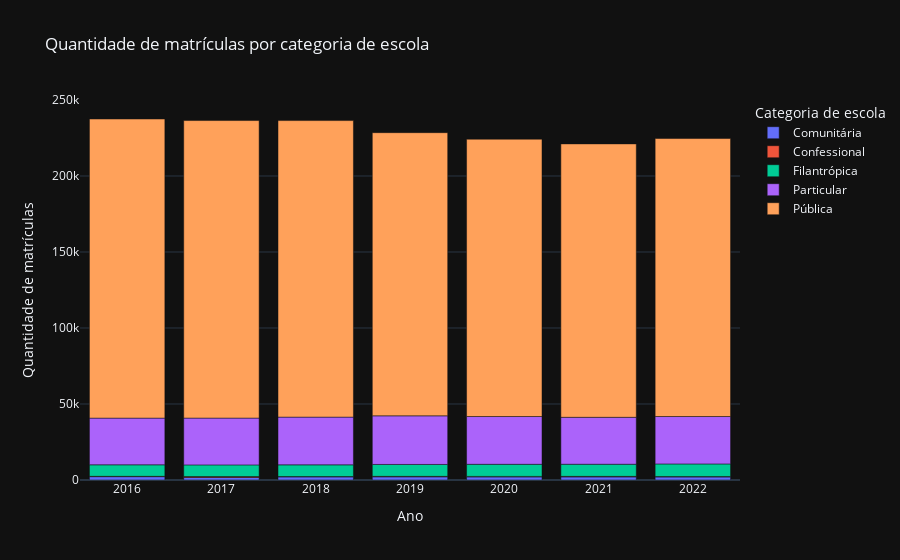

Here is the notebook cell this chart was saved with:
### Code cell
fig, df = get_plot_quantidade_matriculas("Categoria de escola")
fig

### Figure 1 — Plotly figure (JSON) as saved in the notebook; plotly's stock layout.template omitted (floating-point values rounded to 4 significant figures)
{"data": [{"alignmentgroup": "True", "hovertemplate": "Categoria de escola=Comunitária<br>Ano=%{x}<br>Quantidade de matrículas=%{y}<extra></extra>", "legendgroup": "Comunitária", "marker": {"color": "#636efa", "pattern": {"shape": ""}}, "name": "Comunitária", "offsetgroup": "Comunitária", "orientation": "v", "showlegend": true, "textposition": "auto", "x": [2016, 2017, 2018, 2019, 2020, 2021, 2022], "xaxis": "x", "y": [2205, 1662, 2066, 2097, 2046, 2067, 2004], "yaxis": "y", "type": "bar"}, {"alignmentgroup": "True", "hovertemplate": "Categoria de escola=Confessional<br>Ano=%{x}<br>Quantidade de matrículas=%{y}<extra></extra>", "legendgroup": "Confessional", "marker": {"color": "#EF553B", "pattern": {"shape": ""}}, "name": "Confessional", "offsetgroup": "Confessional", "orientation": "v", "showlegend": true, "textposition": "auto", "x": [2016, 2017, 2018, 2019, 2020, 2021, 2022], "xaxis": "x", "y": [217, 612, 243, 304, 323, 325, 321], "yaxis": "y", "type": "bar"}, {"alignmentgroup": "True", "hovertemplate": "Categoria de escola=Filantrópica<br>Ano=%{x}<br>Quantidade de matrículas=%{y}<extra></extra>", "legendgroup": "Filantrópica", "marker": {"color": "#00cc96", "pattern": {"shape": ""}}, "name": "Filantrópica", "offsetgroup": "Filantrópica", "orientation": "v", "showlegend": true, "textposition": "auto", "x": [2016, 2017, 2018, 2019, 2020, 2021, 2022], "xaxis": "x", "y": [7581, 7670, 7668, 7837, 7965, 7993, 8260], "yaxis": "y", "type": "bar"}, {"alignmentgroup": "True", "hovertemplate": "Categoria de escola=Particular<br>Ano=%{x}<br>Quantidade de matrículas=%{y}<extra></extra>", "legendgroup": "Particular", "marker": {"color": "#ab63fa", "pattern": {"shape": ""}}, "name": "Particular", "offsetgroup": "Particular", "orientation": "v", "showlegend": true, "textposition": "auto", "x": [2016, 2017, 2018, 2019, 2020, 2021, 2022], "xaxis": "x", "y": [30713, 30791, 31396, 31988, 31429, 30869, 31174], "yaxis": "y", "type": "bar"}, {"alignmentgroup": "True", "hovertemplate": "Categoria de escola=Pública<br>Ano=%{x}<br>Quantidade de matrículas=%{y}<extra></extra>", "legendgroup": "Pública", "marker": {"color": "#FFA15A", "pattern": {"shape": ""}}, "name": "Pública", "offsetgroup": "Pública", "orientation": "v", "showlegend": true, "textposition": "auto", "x": [2016, 2017, 2018, 2019, 2020, 2021, 2022], "xaxis": "x", "y": [196790, 195746, 195087, 186295, 182466, 179886, 182890], "yaxis": "y", "type": "bar"}], "layout": {"xaxis": {"anchor": "y", "domain": [0.0, 1.0], "title": {"text": "Ano"}}, "yaxis": {"anchor": "x", "domain": [0.0, 1.0], "title": {"text": "Quantidade de matrículas"}}, "legend": {"title": {"text": "Categoria de escola"}, "tracegroupgap": 0}, "title": {"text": "Quantidade de matrículas por categoria de escola"}, "barmode": "relative"}}
